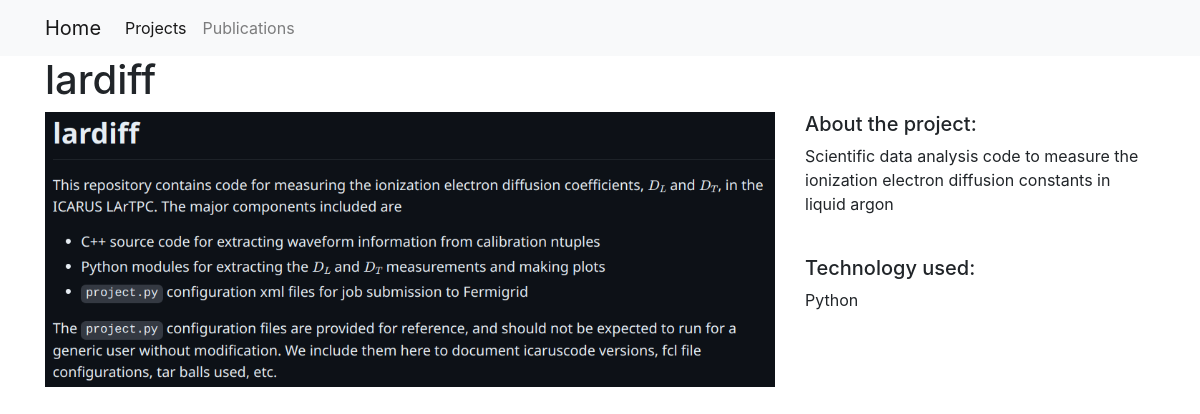
The page /projects/4/ on the database its author committed.
### projects/models.py (models this page shows, shortened)
class Project(models.Model):
    title = models.CharField(max_length=100)
    description = models.TextField()
    technology = models.CharField(max_length=20)
    image = models.FilePathField(path='/img')

### projects/views.py (the view)
# urls.py: path("<int:pk>/", views.project_detail, name="project_detail"),
def project_detail(request, pk):
    project = get_object_or_404(Project, pk=pk)
    context = {
        'project': project
    }
    return render(request, 'project_detail.html', context)

### projects/templates/project_detail.html
{% extends "base.html" %}
{% load static %}
{% block page_content %}
<h1>{{ project.title }}</h1>
<div class="row">
    <div class="col-md-8">
        <img src="{% static project.image %}" alt="" width="100%">
    </div>
    <div class="col-md-4">
        <h5>About the project:</h5>
        <p>{{ project.description }}</p>
        <br>
        <h5>Technology used:</h5>
        <p>{{ project.technology }}</p>
    </div>
</div>
{% endblock %}

### rows shown on the page
Project: title "lardiff", image (picture), description "Scientific data analysis code to measure the ionization electron diffusion constants in liquid argon", technology "Python"
